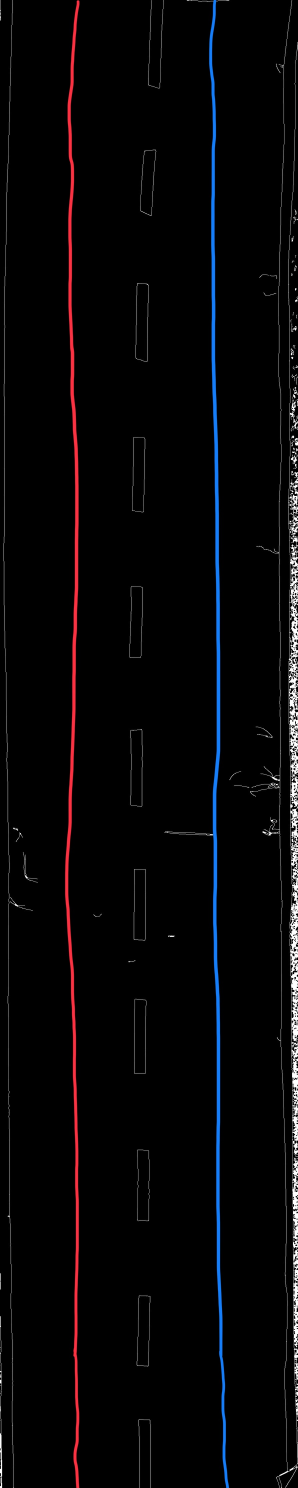
#> input picture tools/1자_wp.jpg, 893 x 4463 px (shown at 1/3 size)
$ python generate_waypoints_from_image.py
#> lines starting #> are read from the running program, lines starting #| are printed output that depends on the picture; after the words box and inside, x2 and y2 are one past the last pixel; in counts of white or black regions, pixels touching at a corner belong together
#!/usr/bin/env python3

"""Extract inner/outer waypoints from a colored reference image."""

from __future__ import annotations

import argparse
import json
from pathlib import Path
from typing import Callable, Iterable, List, Optional

import cv2
import numpy as np
from PIL import Image


def parse_args() -> argparse.Namespace:
    parser = argparse.ArgumentParser(
        description="Generate waypoint JSON data from a color-coded reference image."
    )
    parser.add_argument(
        "--image",
        type=Path,
        default=Path("1자_wp.jpg"),
        help="Input image with red inner and blue outer waypoints (default: 1자_wp.jpg).",
    )
    parser.add_argument(
        "--output",
        type=Path,
        default=Path("map_data_1lane_measurement.json"),
        help="Destination JSON file (default: map_data_1lane_measurement.json).",
    )
    parser.add_argument(
        "--pixels-per-cm",
        type=float,
        default=20.0,
        help="Number of pixels that represent one centimeter (default: 20.0).",
    )
    parser.add_argument(
        "--stride",
        type=int,
        default=1,
        help="Keep every N-th point along the path to down-sample (default: 1).",
    )
    parser.add_argument(
        "--min-component",
        type=int,
        default=100,
        help="Minimum skeleton component size (in pixels) to keep (default: 100).",
    )
    return parser.parse_args()


def load_image(path: Path) -> np.ndarray:
    if not path.exists():
        raise FileNotFoundError(f"Image not found: {path}")
    with Image.open(path) as img:
        return np.asarray(img.convert("RGB"))


def make_red_mask(arr: np.ndarray) -> np.ndarray:
    r, g, b = arr[:, :, 0], arr[:, :, 1], arr[:, :, 2]
    return (r >= 180) & (g <= 120) & (b <= 120)


def make_blue_mask(arr: np.ndarray) -> np.ndarray:
    """파란(outer) 레인 마스크 생성.

    - 기본: HSV 색공간에서 파랑 Hue 구간(대략 100~140) + 충분한 채도/밝기.
    - 보조: 진한 파랑 RGB 임계값(Blue↑, Red↓, Green↓)을 OR로 결합.

    일부 이미지에서 G 채널이 낮은 진한 파랑은 기존 임계값으로 누락되어 outer가 사라질 수 있어
    HSV 기반 마스크를 기본으로 사용하고, 보수적으로 RGB 임계와 합집합을 취해 강건성을 높였다.
    """
    # HSV 기반 마스크 (OpenCV Hue: 0~179)
    hsv = cv2.cvtColor(arr, cv2.COLOR_RGB2HSV)
    h = hsv[:, :, 0]
    s = hsv[:, :, 1]
    v = hsv[:, :, 2]
    mask_hsv = (h >= 100) & (h <= 140) & (s >= 60) & (v >= 50)

    # 진한 파랑 RGB 보조 마스크 (PIL->RGB 배열 기준)
    r, g, b = arr[:, :, 0], arr[:, :, 1], arr[:, :, 2]
    mask_rgb = (b >= 180) & (r <= 100) & (g <= 140)

    return mask_hsv | mask_rgb


def _shift(img: np.ndarray, dy: int, dx: int) -> np.ndarray:
    shifted = np.roll(img, dy, axis=0)
    shifted = np.roll(shifted, dx, axis=1)
    if dy > 0:
        shifted[:dy, :] = 0
    elif dy < 0:
        shifted[dy:, :] = 0
    if dx > 0:
        shifted[:, :dx] = 0
    elif dx < 0:
        shifted[:, dx:] = 0
    return shifted


def _thinning_iteration(img: np.ndarray, iteration: int) -> np.ndarray:
    P2 = _shift(img, -1, 0)
    P3 = _shift(img, -1, 1)
    P4 = _shift(img, 0, 1)
    P5 = _shift(img, 1, 1)
    P6 = _shift(img, 1, 0)
    P7 = _shift(img, 1, -1)
    P8 = _shift(img, 0, -1)
    P9 = _shift(img, -1, -1)

    neighbors = [P2, P3, P4, P5, P6, P7, P8, P9]
    B = sum(neighbors)

    transitions = ((P2 == 0) & (P3 == 1)).astype(np.uint8)
    transitions += ((P3 == 0) & (P4 == 1)).astype(np.uint8)
    transitions += ((P4 == 0) & (P5 == 1)).astype(np.uint8)
    transitions += ((P5 == 0) & (P6 == 1)).astype(np.uint8)
    transitions += ((P6 == 0) & (P7 == 1)).astype(np.uint8)
    transitions += ((P7 == 0) & (P8 == 1)).astype(np.uint8)
    transitions += ((P8 == 0) & (P9 == 1)).astype(np.uint8)
    transitions += ((P9 == 0) & (P2 == 1)).astype(np.uint8)

    marker = (img == 1) & (B >= 2) & (B <= 6) & (transitions == 1)

    if iteration == 0:
        marker &= (P2 * P4 * P6 == 0) & (P4 * P6 * P8 == 0)
    else:
        marker &= (P2 * P4 * P8 == 0) & (P2 * P6 * P8 == 0)

    return np.where(marker, 0, img)


def zhang_suen_thinning(mask: np.ndarray) -> np.ndarray:
    img = mask.astype(np.uint8)
    prev = np.zeros_like(img)

    while True:
        img = _thinning_iteration(img, 0)
        img = _thinning_iteration(img, 1)

        if np.array_equal(img, prev):
            break

        prev = img.copy()

    return img


def preprocess_mask(mask: np.ndarray) -> np.ndarray:
    mask_u8 = (mask.astype(np.uint8) * 255)
    mask_u8 = cv2.medianBlur(mask_u8, 3)
    kernel = cv2.getStructuringElement(cv2.MORPH_RECT, (3, 3))
    mask_u8 = cv2.morphologyEx(mask_u8, cv2.MORPH_CLOSE, kernel, iterations=1)
    return (mask_u8 > 0).astype(np.uint8)


def skeletonize_mask(mask: np.ndarray, min_component: int) -> np.ndarray:
    cleaned = preprocess_mask(mask)
    skeleton = zhang_suen_thinning(cleaned)

    num_labels, labels, stats, _ = cv2.connectedComponentsWithStats(
        skeleton.astype(np.uint8), connectivity=8
    )

    filtered = np.zeros_like(skeleton)
    for label in range(1, num_labels):
        if stats[label, cv2.CC_STAT_AREA] >= min_component:
            filtered[labels == label] = 1

    return filtered


def mask_to_paths(
    mask: np.ndarray,
    stride: int,
    min_component: int,
) -> List[np.ndarray]:
    skeleton = skeletonize_mask(mask, min_component)
    if not skeleton.any():
        return []

    contours, _ = cv2.findContours(
        (skeleton * 255).astype(np.uint8),
        mode=cv2.RETR_LIST,
        method=cv2.CHAIN_APPROX_NONE,
    )

    paths: List[np.ndarray] = []
    for contour in contours:
        if contour.shape[0] < 2:
            continue

        pts = contour[:, 0, :]
        if pts.shape[0] > 1 and np.array_equal(pts[0], pts[-1]):
            pts = pts[:-1]

        if stride > 1:
            pts = pts[::stride]

        if pts.size == 0:
            continue

        paths.append(pts)

    paths.sort(key=lambda arr: (arr[:, 1].min(), arr[:, 0].min()))
    return paths


def _dedupe_consecutive(points: Iterable[tuple[int, int]]) -> list[tuple[int, int]]:
    deduped: list[tuple[int, int]] = []
    for row, col in points:
        if not deduped or deduped[-1] != (row, col):
            deduped.append((row, col))
    return deduped


# [22 lines left out: function _rotate_path_to_anchor, not called in this run]


def pixels_to_meter_points(
    pixel_paths: Iterable[np.ndarray],
    width: int,
    height: int,
    meters_per_pixel: float,
) -> list[list[float]]:
    center_x = (width - 1) / 2.0
    center_y = (height - 1) / 2.0

    waypoints: list[list[float]] = []
    anchor: Optional[tuple[int, int]] = None
    for pts in pixel_paths:
        if pts.shape[0] == 0:
            continue

        coords = _dedupe_consecutive((int(row), int(col)) for col, row in pts)
        if not coords:
            continue

        if anchor is not None:
            coords = _rotate_path_to_anchor(coords, anchor)

        for row_i, col_i in coords:
            x_m = (col_i - center_x) * meters_per_pixel
            y_m = (center_y - row_i) * meters_per_pixel
            waypoints.append([round(x_m, 6), round(y_m, 6)])

        anchor = coords[-1]

    return waypoints


def extract_waypoints(
    mask_fn: Callable[[np.ndarray], np.ndarray],
    image: np.ndarray,
    meters_per_pixel: float,
    stride: int,
    min_component: int,
) -> list[list[float]]:
    mask = mask_fn(image)
    paths = mask_to_paths(mask.astype(np.uint8), stride=stride, min_component=min_component)
    if not paths:
        return []

    points = pixels_to_meter_points(
        pixel_paths=paths,
        width=image.shape[1],
        height=image.shape[0],
        meters_per_pixel=meters_per_pixel,
    )
    return points


def main() -> None:
    args = parse_args()

    if args.pixels_per_cm <= 0:
        raise ValueError("pixels-per-cm must be positive.")
    if args.stride <= 0:
        raise ValueError("stride must be positive.")
    if args.min_component <= 0:
        raise ValueError("min-component must be positive.")

    image = load_image(args.image)
#> in load_image, img is the input picture: PIL image 893x4463 RGB; mean R, G, B 6.5, 5.6, 7.1
    meters_per_pixel = 1.0 / (args.pixels_per_cm * 100.0)

    inner_waypoints = extract_waypoints(
        make_red_mask,
        image,
        meters_per_pixel,
        args.stride,
        args.min_component,
    )
#> in make_red_mask, `r, g, b = arr[:, :, 0], arr[:, :, 1], arr[:, :, 2]`:
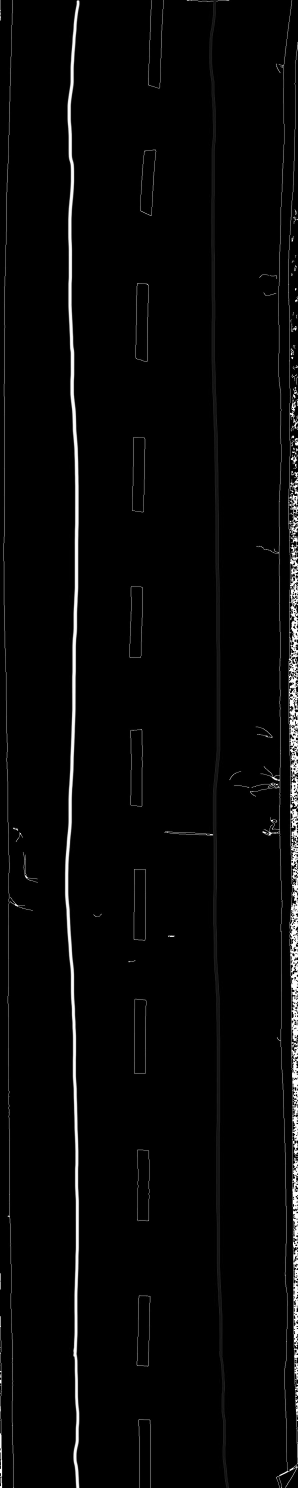
#> r: shape (4463, 893) (shown at 1/3 size); min 0, max 255, mean 6.5
#> in make_red_mask, `r, g, b = arr[:, :, 0], arr[:, :, 1], arr[:, :, 2]`:
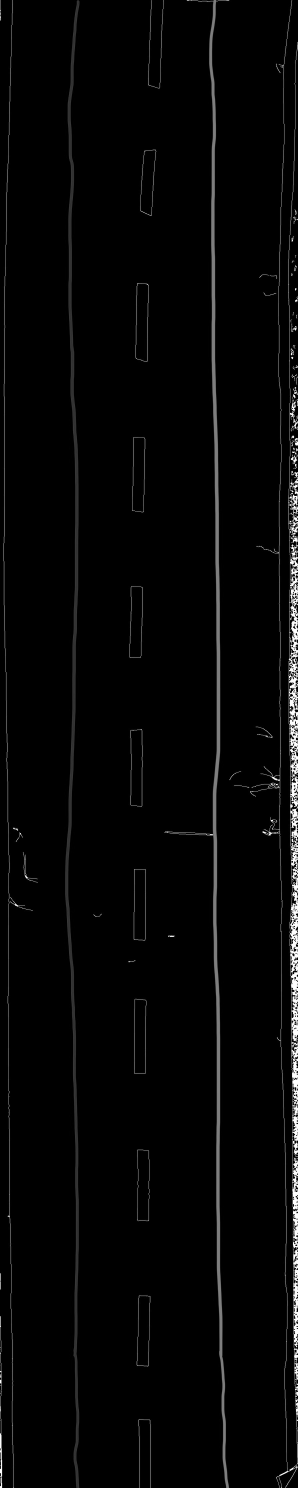
#> g: shape (4463, 893) (shown at 1/3 size); min 0, max 255, mean 5.6
#> in make_red_mask, `return (r >= 180) & (g <= 120) & (b <= 120)`:
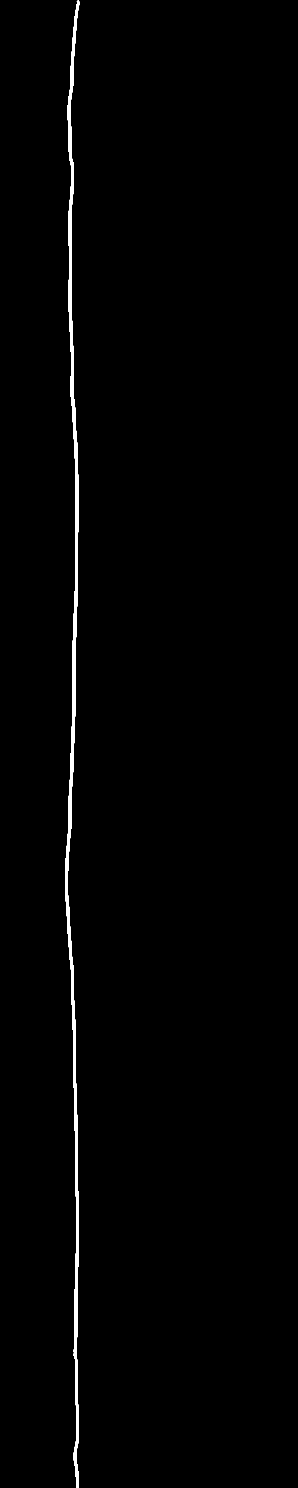
#> returned value: shape (4463, 893) bool (shown at 1/3 size); 0.94% white; 1 white region, box (x1, y1, x2, y2) and area: (196, 2, 238, 4463) 37643
#> in preprocess_mask, `mask_u8 = cv2.medianBlur(mask_u8, 3)`: mask_u8: shape (4463, 893); 0.94% white; 1 white region, box (x1, y1, x2, y2) and area: (196, 2, 238, 4463) 37642
#> after the loop in zhang_suen_thinning, `while True:`:
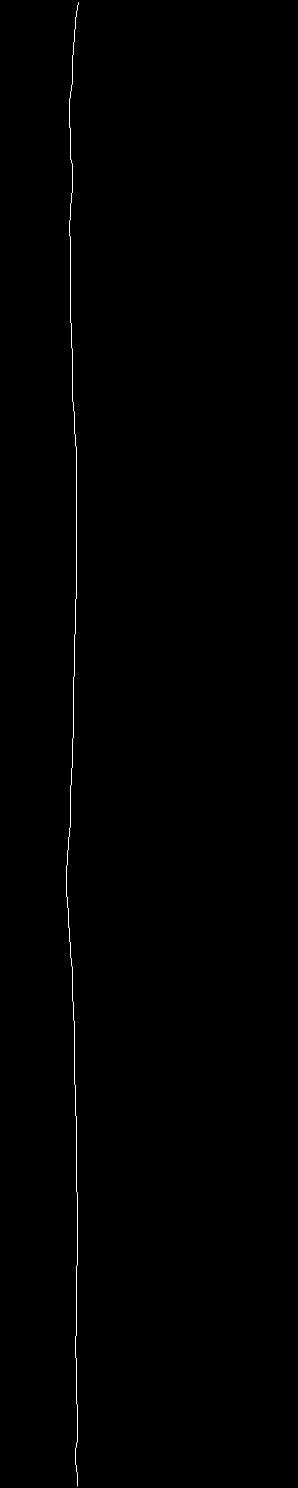
#> img: shape (4463, 893) (shown at 1/3 size); values 0 (black) and 1 (white), 0.11% white in thin lines or dots, all inside (x1, y1, x2, y2) = (200, 7, 235, 4459)
#> in skeletonize_mask, `num_labels, labels, stats, _ = cv2.connectedComponentsWithStats( skele..`: num_labels = 2; stats = [[0, 0, 893, 4463, 3980994], [200, 7, 35, 4452, 4465]]
#> in mask_to_paths, `contours, _ = cv2.findContours( (skeleton * 255).astype(np.uint8), mod..`: contours = 1 contour, all with area under 20
#> the loop in mask_to_paths, `for contour in contours:` made 1 pass
#> after the loop in mask_to_paths, `for contour in contours:`: paths = 1 item
#> the loop in pixels_to_meter_points, `for pts in pixel_paths:` made 1 pass
#> anchor on pass 1: (8, 234)
#> after the loop in pixels_to_meter_points, `for pts in pixel_paths:`: waypoints = 8902 pairs, first value -0.123 to -0.106, second value -1.11 to 1.11
#> in extract_waypoints, `points = pixels_to_meter_points( pixel_paths=paths, width=image.shape[..`: points has the same summary as waypoints in pixels_to_meter_points
#> inner_waypoints has the same summary as waypoints in pixels_to_meter_points
    outer_waypoints = extract_waypoints(
        make_blue_mask,
        image,
        meters_per_pixel,
        args.stride,
        args.min_component,
    )
#> in make_blue_mask, `hsv = cv2.cvtColor(arr, cv2.COLOR_RGB2HSV)`: hsv: shape (4463, 893, 3); mean H, S, V 5.5, 12.8, 9.1
#> in make_blue_mask, `h = hsv[:, :, 0]`:
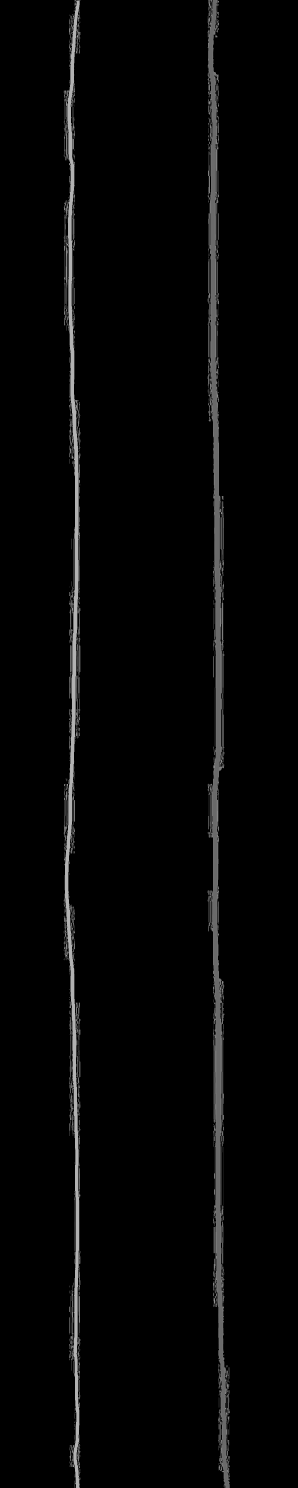
#> h: shape (4463, 893) (shown at 1/3 size); min 0, max 179, mean 5.5
#> in make_blue_mask, `s = hsv[:, :, 1]`:
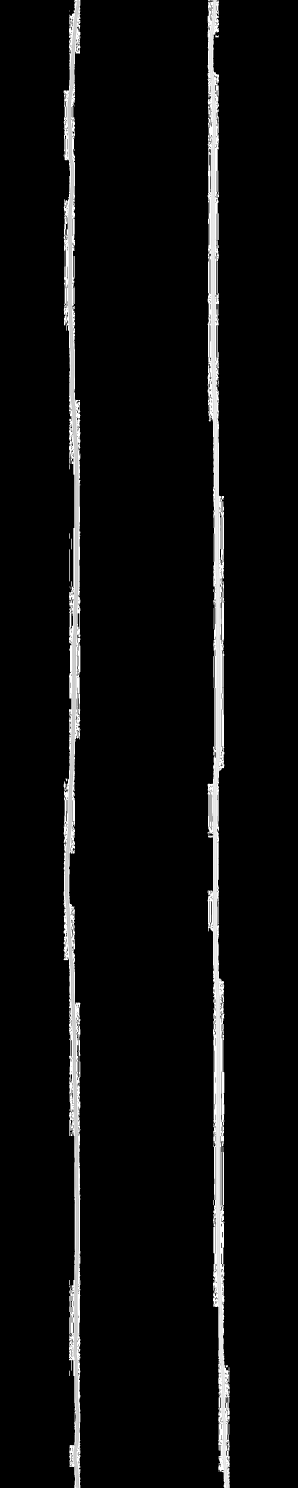
#> s: shape (4463, 893) (shown at 1/3 size); min 0, max 255, mean 12.8
#> in make_blue_mask, `mask_hsv = (h >= 100) & (h <= 140) & (s >= 60) & (v >= 50)`: mask_hsv: shape (4463, 893) bool; 1.3% white; 1 white region, box (x1, y1, x2, y2) and area: (627, 0, 688, 4463) 50277
#> in make_blue_mask, `mask_rgb = (b >= 180) & (r <= 100) & (g <= 140)`: mask_rgb: shape (4463, 893) bool; 1% white; 1 white region, box (x1, y1, x2, y2) and area: (628, 0, 686, 4463) 40527
#> in preprocess_mask (call 2), `mask_u8 = cv2.morphologyEx(mask_u8, cv2.MORPH_CLOSE, kernel, iteration..`: mask_u8: shape (4463, 893); 1.3% white; 1 white region, box (x1, y1, x2, y2) and area: (627, 0, 688, 4463) 50278
#> after the loop in zhang_suen_thinning (call 2), `while True:`:
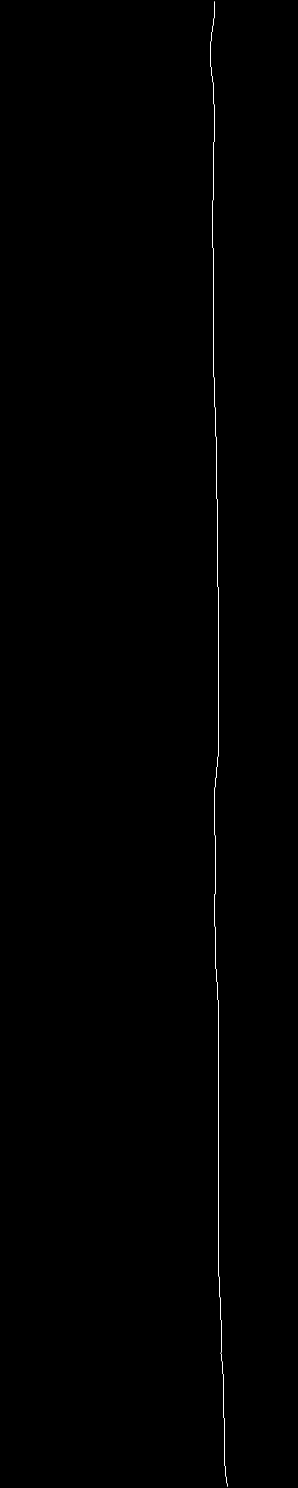
#> img: shape (4463, 893) (shown at 1/3 size); values 0 (black) and 1 (white), 0.11% white in thin lines or dots, all inside (x1, y1, x2, y2) = (632, 4, 683, 4460)
#> the loop in mask_to_paths (call 2), `for contour in contours:` made 1 pass
#> the loop in pixels_to_meter_points (call 2), `for pts in pixel_paths:` made 1 pass
#> anchor on pass 1: (5, 644)
#> outer_waypoints = 8910 pairs, first value 0.093 to 0.118, second value -1.11 to 1.11

    if not inner_waypoints:
        raise RuntimeError("No inner (red) waypoints found in the image.")
    if not outer_waypoints:
        raise RuntimeError("No outer (blue) waypoints found in the image.")

    payload = {
        "inner_waypoint": inner_waypoints,
        "outer_waypoint": outer_waypoints,
    }

    args.output.write_text(json.dumps(payload, indent=4), encoding="utf-8")
    print(
        f"Wrote {len(inner_waypoints)} inner and {len(outer_waypoints)} outer waypoints to {args.output}"
    )
#| Wrote 8902 inner and 8910 outer waypoints to map_data_1lane_measurement.json


if __name__ == "__main__":
    main()

$ run again, with tools/4거리_wp.jpg copied over tools/1자_wp.jpg
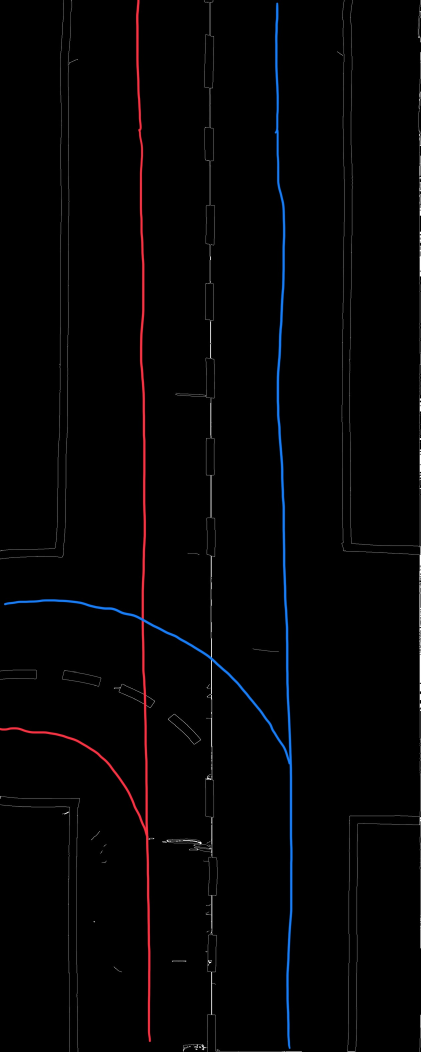
#> input picture tools/4거리_wp.jpg, 1262 x 3156 px (shown at 1/3 size)
#> in load_image, img is the input picture: PIL image 1262x3156 RGB; mean R, G, B 3.1, 2.6, 3.6
#> after the loop in zhang_suen_thinning, `while True:`:
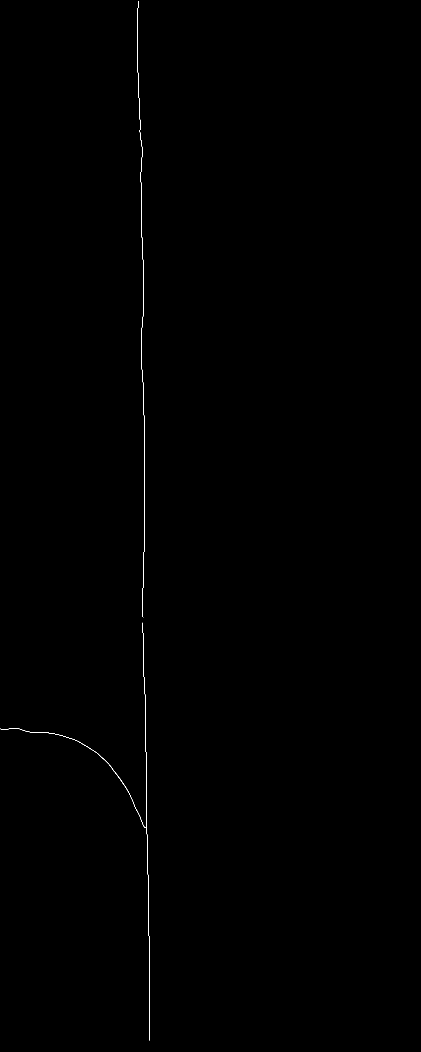
#> img: shape (3156, 1262) (shown at 1/3 size); values 0 (black) and 1 (white), 0.09% white in thin lines or dots, all inside (x1, y1, x2, y2) = (0, 3, 450, 3122)
#> labels: shape (3156, 1262) int32; 3 distinct labels, from 0 to 2
#> num_labels = 3; stats = [[0, 0, 1262, 3156, 3979147], [412, 3, 23, 1849, 1854], [0, 1868, 450, 1254, 1871]]
#> contours = 2 contours, 1 with area under 20; largest, box (x1, y1, x2, y2) and area: (0, 1868, 450, 3122) 96
#> the loop in mask_to_paths, `for contour in contours:` made 2 passes
#> after the loop in mask_to_paths, `for contour in contours:`: paths = 2 items
#> the loop in pixels_to_meter_points, `for pts in pixel_paths:` made 2 passes
#> anchor on pass 2: (1869, 428)
#> after the loop in pixels_to_meter_points, `for pts in pixel_paths:`: waypoints = 7243 pairs, first value -0.315 to -0.0907, second value -0.772 to 0.787
#> points has the same summary as waypoints in pixels_to_meter_points
#> inner_waypoints has the same summary as waypoints in pixels_to_meter_points
#> hsv: shape (3156, 1262, 3); mean H, S, V 4.3, 11.1, 4.8
#> mask_hsv: shape (3156, 1262) bool; 0.89% white; 1 white region, box (x1, y1, x2, y2) and area: (12, 7, 878, 3147) 35280
#> mask_rgb: shape (3156, 1262) bool; 0.6% white; 1 white region, box (x1, y1, x2, y2) and area: (13, 9, 877, 3146) 24038
#> after the loop in zhang_suen_thinning (call 2), `while True:`:
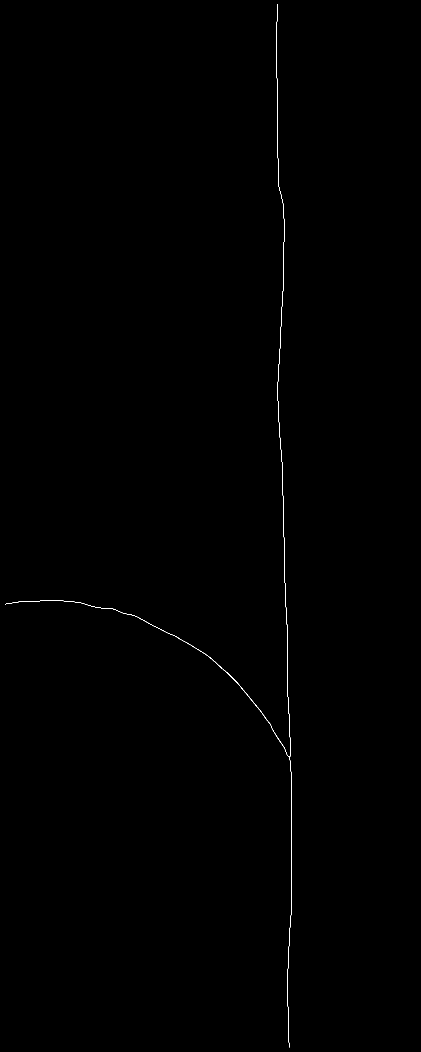
#> img: shape (3156, 1262) (shown at 1/3 size); values 0 (black) and 1 (white), 0.11% white in thin lines or dots, all inside (x1, y1, x2, y2) = (15, 12, 875, 3143)
#> contours = 1 contour; box (x1, y1, x2, y2) and area: (15, 12, 875, 3143) 256
#> the loop in mask_to_paths (call 2), `for contour in contours:` made 1 pass
#> the loop in pixels_to_meter_points (call 2), `for pts in pixel_paths:` made 1 pass
#> anchor on pass 1: (13, 831)
#> outer_waypoints = 8102 pairs, first value -0.308 to 0.122, second value -0.782 to 0.783
#| Wrote 7243 inner and 8102 outer waypoints to map_data_1lane_measurement.json
